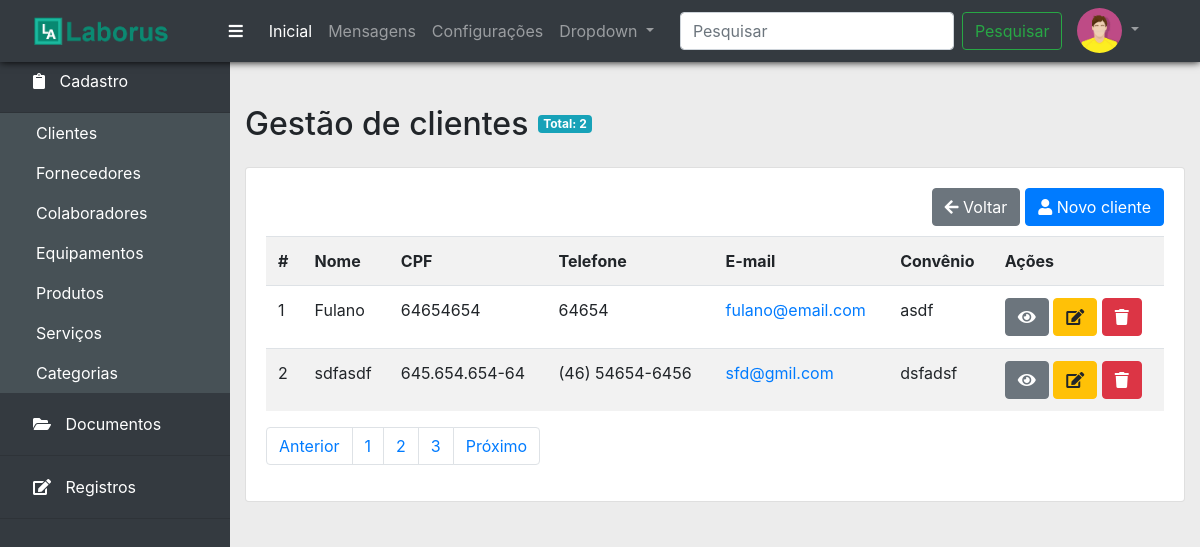
The page /clientes.php on the database its author committed.
### tables this page shows
CREATE TABLE `clientes` (
  `id` int NOT NULL AUTO_INCREMENT,
  `nome` varchar(75) NOT NULL,
  `cpf` varchar(14) NOT NULL,
  `email` varchar(150) NOT NULL,
  `telefone` varchar(15) DEFAULT NULL,
  `convenio` varchar(150) DEFAULT NULL,
  `num_convenio` varchar(45) DEFAULT NULL,
  `cep` varchar(45) DEFAULT NULL,
  `logradouro` varchar(150) DEFAULT NULL,
  `numero` varchar(45) DEFAULT NULL,
  `complemento` varchar(150) DEFAULT NULL,
  `bairro` varchar(100) DEFAULT NULL,
  `cidade` varchar(100) DEFAULT NULL,
  `estado` varchar(2) DEFAULT NULL,
  `usuario_id` int NOT NULL,
  PRIMARY KEY (`id`),
  KEY `fk_clientes_colaboradores1_idx` (`usuario_id`),
  CONSTRAINT `fk_clientes_colaboradores1` FOREIGN KEY (`usuario_id`) REFERENCES `colaboradores` (`id`)
);

### clientes.php (the view, shortened to what this page needs)
<?php
include_once('bd/conexao.php');
$sql = "SELECT * FROM clientes";
$qr = mysqli_query($conexao, $sql);
$clientes = mysqli_fetch_all($qr, MYSQLI_ASSOC);
include_once('layout/header.php');
include_once('layout/menu.php');
include_once('layout/sidebar.php');
 ?>
<div class="col">
<h2 class="titulo">Gestão de clientes</h2>
<span class="badge badge-info totais">Total: <?php echo count($clientes); ?></span>
  <div class="card">
    <div class="card-body">
      <a href="form_cliente.php" class="btn btn-primary" style="float: right">
        <i class="fas fa-user"></i> Novo cliente
      </a>
      <a href="javascript:history.back(-1)" class="btn btn-secondary voltar">
        <i class="fas fa-arrow-left"></i> Voltar
      </a>
      <br>
      <br>
      <table class="table table-striped table-hover">
    <tr>
      <th>#</th>
      <th>Nome</th>
      <th>CPF</th>
      <th>Telefone</th>
      <th>E-mail</th>
      <th>Convênio</th>
      <th>Ações</th>
    </tr>
    <?php foreach($clientes as $chave => $cliente): ?>
    <tr>
      <td><?php echo $chave + 1; ?></td>
      <td><?= $cliente['nome'] ?></td>
      <td><?= $cliente['cpf'] ?></td>
      <td><?= $cliente['telefone']  ?></td>
      <td>
        <a href="mailto:<?= $cliente['email']  ?>">
          <?= $cliente['email']  ?>
        </a>
      </td>
      <td><?= $cliente['convenio']  ?></td>
      <td>
        <a href="#" class="btn btn-secondary">
          <i class="fas fa-eye"></i>
        </a>
        <a href="#" class="btn btn-warning">
          <i class="fas fa-edit"></i>
        </a>
        <a href="gerencia_clientes.php?id=<?php echo $cliente['id']; ?>&acao=deletar" class="btn btn-danger" onclick="return confirm('Deseja realmente deletar?')">
          <i class="fas fa-trash"></i>
        </a>
      </td>
    </tr>
    <?php endforeach; ?>
  </table>
  <nav aria-label="Navegação de página exemplo">
    <ul class="pagination">
      <li class="page-item"><a class="page-link" href="#">Anterior</a></li>
      <li class="page-item"><a class="page-link" href="#">1</a></li>
      <li class="page-item"><a class="page-link" href="#">2</a></li>
      <li class="page-item"><a class="page-link" href="#">3</a></li>
      <li class="page-item"><a class="page-link" href="#">Próximo</a></li>
    </ul>
  </nav>
  </div>
</div>
</div>
<?php
  include_once('layout/footer.php');
?>

### css/estilo.css (style rules this page uses)
html,body { height:100%; }
body { background: #ececec; }
.content h2 { margin-bottom: 1.5rem; }
.voltar { float: right; margin-right: 5px; }
.totais { position: relative; margin: 10px; }
.titulo { float: left; }

### rows shown on the page
clientes: nome "Fulano", cpf "64654654", telefone "64654", email "fulano@email.com", convenio "asdf"
clientes: nome "sdfasdf", cpf "645.654.654-64", telefone "(46) 54654-6456", email "sfd@gmil.com", convenio "dsfadsf"

### other values the page prints
$menu['item'] "Cadastro"
$subitem['nome'] "Clientes"
$subitem['nome'] "Fornecedores"
$subitem['nome'] "Colaboradores"
$subitem['nome'] "Equipamentos"
$subitem['nome'] "Produtos"
$subitem['nome'] "Serviços"
$subitem['nome'] "Categorias"
$menu['item'] "Documentos"
$menu['item'] "Registros"
count($clientes) "2"
